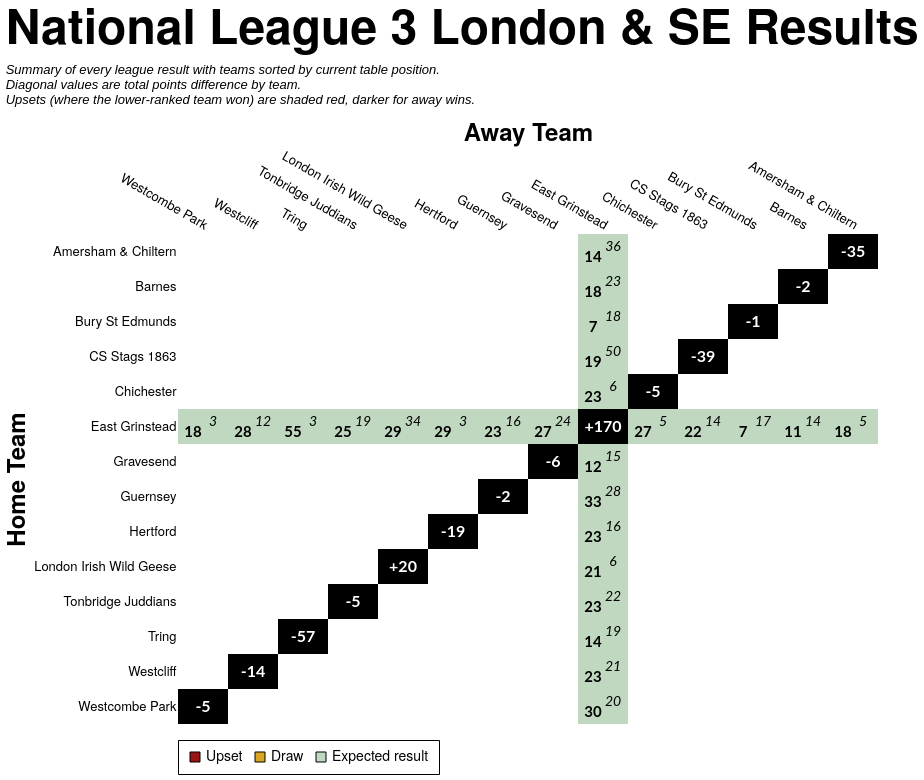

Express this chart as Vega-Lite.
### Vega-Lite specification from a JSON file in a GitHub repository (floating-point values rounded to 4 significant figures; data arrays with more than 128 entries replaced by an {"elided": "..."} marker saying what was removed)
{"config": {"axis": {"labelFont": "PT Sans Narrow, Helvetica Neue, Helvetica, Arial, sans-serif", "titleFont": "PT Sans Narrow, Helvetica Neue, Helvetica, Arial, sans-serif", "labelFontSize": 13, "titleFontSize": 24, "gridColor": "#202947", "gridOpacity": 0.2, "zindex": 1}, "text": {"font": "Lato, sans-serif"}, "bar": {"cornerRadiusEnd": 5}, "header": {"labelFont": "PT Sans Narrow, Helvetica Neue, Helvetica, Arial, sans-serif", "titleFont": "PT Sans Narrow, Helvetica Neue, Helvetica, Arial, sans-serif", "labelFontSize": 24, "titleFontSize": 28, "labelFontWeight": "bold", "orient": "left"}, "legend": {"labelFont": "PT Sans Narrow, Helvetica Neue, Helvetica, Arial, sans-serif", "titleFont": "PT Sans Narrow, Helvetica Neue, Helvetica, Arial, sans-serif", "labelFontSize": 14, "titleFontSize": 16, "titlePadding": 5, "fillColor": "white", "strokeColor": "black", "padding": 10, "titleFontWeight": "lighter", "titleFontStyle": "italic", "titleColor": "gray", "offset": 10}, "title": {"font": "PT Sans Narrow, Helvetica Neue, Helvetica, Arial, sans-serif", "fontSize": 48, "fontWeight": "bold", "anchor": "start", "align": "center", "titlePadding": 20, "subtitlePadding": 10, "subtitleFontSize": 13, "subtitleColor": "", "subtitleFontStyle": "italic", "offset": 15, "color": "black"}, "axisX": {"labelAngle": 0}, "facet": {"title": null, "header": null, "align": {"row": "each", "column": "each"}, "spacing": 10}, "resolve": {"scale": {"y": "independent", "facet": "independent"}}, "background": "transparent", "scale": {"offsetBandPaddingOuter": 0.2, "offsetBandPaddingInner": 0.1}, "view": {"stroke": null, "background": "transparent"}}, "layer": [{"data": {"name": "data-b9bed5441c77c717068a35be651b7b58"}, "mark": {"type": "rect"}, "encoding": {"color": {"field": "unexpected_result", "legend": {"labelExpr": "datum.value === 'Upset (Away Win)' ? 'Upset' : datum.value", "labelLimit": 220, "offset": 16, "orient": "bottom", "symbolStrokeColor": "black", "symbolStrokeWidth": 1, "values": ["Upset (Away Win)", "Draw", "Expected result"]}, "scale": {"domain": ["Expected result", "Upset (Home Win)", "Upset (Away Win)", "Draw", "To be played", "N/A"], "range": ["#146f1444", "#991515bb", "#991515", "goldenrod", "white", "black"]}, "title": null, "type": "nominal"}, "opacity": {"condition": {"test": "datum.home_team == param_30.home_team || datum.away_team == param_30.home_team || !isValid(param_30.home_team)", "value": 1.0}, "value": 0.1}, "tooltip": [{"field": "home_team", "title": "Home", "type": "nominal"}, {"field": "away_team", "title": "Away", "type": "nominal"}, {"field": "home_score_text", "title": "Home Score", "type": "nominal"}, {"field": "away_score_text", "title": "Away Score", "type": "nominal"}, {"field": "result", "title": "Result", "type": "nominal"}, {"field": "unexpected_result", "title": "Unexpectedness", "type": "nominal"}, {"field": "date", "format": "%d %b %Y", "title": "Date", "type": "temporal"}], "x": {"axis": {"domain": false, "grid": false, "labelAngle": 30, "orient": "top", "ticks": false}, "field": "away_team", "sort": ["Westcombe Park", "Westcliff", "Tring", "Tonbridge Juddians", "London Irish Wild Geese", "Hertford", "Guernsey", "Gravesend", "East Grinstead", "Chichester", "CS Stags 1863", "Bury St Edmunds", "Barnes", "Amersham & Chiltern"], "title": "Away Team", "type": "nominal"}, "y": {"axis": {"domain": false, "grid": false, "ticks": false}, "field": "home_team", "sort": ["Amersham & Chiltern", "Barnes", "Bury St Edmunds", "CS Stags 1863", "Chichester", "East Grinstead", "Gravesend", "Guernsey", "Hertford", "London Irish Wild Geese", "Tonbridge Juddians", "Tring", "Westcliff", "Westcombe Park"], "title": "Home Team", "type": "nominal"}}, "name": "view_31"}, {"data": {"name": "data-b9bed5441c77c717068a35be651b7b58"}, "mark": {"type": "text", "fontStyle": "italic", "size": 14, "xOffset": 10, "yOffset": -5}, "encoding": {"color": {"condition": {"test": "(datum.home_team == param_30.home_team || datum.away_team == param_30.home_team || !isValid(param_30.home_team)) && datum.unexpected_result == 'Expected result'", "value": "black"}, "value": "white"}, "text": {"field": "away_score_text", "type": "nominal"}, "x": {"field": "away_team", "sort": ["Westcombe Park", "Westcliff", "Tring", "Tonbridge Juddians", "London Irish Wild Geese", "Hertford", "Guernsey", "Gravesend", "East Grinstead", "Chichester", "CS Stags 1863", "Bury St Edmunds", "Barnes", "Amersham & Chiltern"], "type": "nominal"}, "y": {"field": "home_team", "sort": ["Amersham & Chiltern", "Barnes", "Bury St Edmunds", "CS Stags 1863", "Chichester", "East Grinstead", "Gravesend", "Guernsey", "Hertford", "London Irish Wild Geese", "Tonbridge Juddians", "Tring", "Westcliff", "Westcombe Park"], "type": "nominal"}}, "transform": [{"filter": "datum.away_score_text != '' && datum.away_score_text != 'WO'"}]}, {"data": {"name": "data-b9bed5441c77c717068a35be651b7b58"}, "mark": {"type": "text", "size": 12, "xOffset": 10, "yOffset": -5}, "encoding": {"color": {"condition": {"test": "(datum.home_team == param_30.home_team || datum.away_team == param_30.home_team || !isValid(param_30.home_team)) && datum.unexpected_result == 'Expected result'", "value": "black"}, "value": "white"}, "text": {"field": "away_score_text", "type": "nominal"}, "x": {"field": "away_team", "sort": ["Westcombe Park", "Westcliff", "Tring", "Tonbridge Juddians", "London Irish Wild Geese", "Hertford", "Guernsey", "Gravesend", "East Grinstead", "Chichester", "CS Stags 1863", "Bury St Edmunds", "Barnes", "Amersham & Chiltern"], "type": "nominal"}, "y": {"field": "home_team", "sort": ["Amersham & Chiltern", "Barnes", "Bury St Edmunds", "CS Stags 1863", "Chichester", "East Grinstead", "Gravesend", "Guernsey", "Hertford", "London Irish Wild Geese", "Tonbridge Juddians", "Tring", "Westcliff", "Westcombe Park"], "type": "nominal"}}, "transform": [{"filter": "datum.away_score_text == 'WO'"}]}, {"data": {"name": "data-b9bed5441c77c717068a35be651b7b58"}, "mark": {"type": "text", "fontWeight": "bold", "size": 15, "xOffset": -10, "yOffset": 5}, "encoding": {"color": {"condition": {"test": "(datum.home_team == param_30.home_team || datum.away_team == param_30.home_team || !isValid(param_30.home_team)) && datum.unexpected_result == 'Expected result'", "value": "black"}, "value": "white"}, "text": {"field": "home_score_text", "type": "nominal"}, "x": {"field": "away_team", "sort": ["Westcombe Park", "Westcliff", "Tring", "Tonbridge Juddians", "London Irish Wild Geese", "Hertford", "Guernsey", "Gravesend", "East Grinstead", "Chichester", "CS Stags 1863", "Bury St Edmunds", "Barnes", "Amersham & Chiltern"], "type": "nominal"}, "y": {"field": "home_team", "sort": ["Amersham & Chiltern", "Barnes", "Bury St Edmunds", "CS Stags 1863", "Chichester", "East Grinstead", "Gravesend", "Guernsey", "Hertford", "London Irish Wild Geese", "Tonbridge Juddians", "Tring", "Westcliff", "Westcombe Park"], "type": "nominal"}}, "transform": [{"filter": "datum.home_score_text != '' && datum.home_score_text != 'WO'"}]}, {"data": {"name": "data-b9bed5441c77c717068a35be651b7b58"}, "mark": {"type": "text", "size": 12, "xOffset": -10, "yOffset": 5}, "encoding": {"color": {"condition": {"test": "(datum.home_team == param_30.home_team || datum.away_team == param_30.home_team || !isValid(param_30.home_team)) && datum.unexpected_result == 'Expected result'", "value": "black"}, "value": "white"}, "text": {"field": "home_score_text", "type": "nominal"}, "x": {"field": "away_team", "sort": ["Westcombe Park", "Westcliff", "Tring", "Tonbridge Juddians", "London Irish Wild Geese", "Hertford", "Guernsey", "Gravesend", "East Grinstead", "Chichester", "CS Stags 1863", "Bury St Edmunds", "Barnes", "Amersham & Chiltern"], "type": "nominal"}, "y": {"field": "home_team", "sort": ["Amersham & Chiltern", "Barnes", "Bury St Edmunds", "CS Stags 1863", "Chichester", "East Grinstead", "Gravesend", "Guernsey", "Hertford", "London Irish Wild Geese", "Tonbridge Juddians", "Tring", "Westcliff", "Westcombe Park"], "type": "nominal"}}, "transform": [{"filter": "datum.home_score_text == 'WO'"}]}, {"data": {"name": "data-af840ead6576dadad1709cd036a1cf18"}, "mark": {"type": "text", "color": "white", "fontWeight": "bold", "size": 16}, "encoding": {"text": {"field": "display_text", "type": "nominal"}, "tooltip": [{"field": "home_team", "title": "Team", "type": "nominal"}, {"field": "display_text", "title": "Points Difference", "type": "nominal"}], "x": {"field": "away_team", "sort": ["Westcombe Park", "Westcliff", "Tring", "Tonbridge Juddians", "London Irish Wild Geese", "Hertford", "Guernsey", "Gravesend", "East Grinstead", "Chichester", "CS Stags 1863", "Bury St Edmunds", "Barnes", "Amersham & Chiltern"], "type": "nominal"}, "y": {"field": "home_team", "sort": ["Amersham & Chiltern", "Barnes", "Bury St Edmunds", "CS Stags 1863", "Chichester", "East Grinstead", "Gravesend", "Guernsey", "Hertford", "London Irish Wild Geese", "Tonbridge Juddians", "Tring", "Westcliff", "Westcombe Park"], "type": "nominal"}}}], "height": {"step": 35}, "params": [{"name": "param_30", "select": {"type": "point", "clear": "dblclick", "fields": ["home_team"], "on": "click"}, "value": null, "views": ["view_31"]}], "title": {"text": "National League 3 London & SE Results", "subtitle": ["Summary of every league result with teams sorted by current table position.", "Diagonal values are total points difference by team.", "Upsets (where the lower-ranked team won) are shaded red, darker for away wins."]}, "width": {"step": 50}, "$schema": "https://vega.github.io/schema/vega-lite/v5.20.1.json", "datasets": {"data-b9bed5441c77c717068a35be651b7b58": {"elided": "196 records"}, "data-af840ead6576dadad1709cd036a1cf18": [{"home_team": "Amersham & Chiltern", "away_team": "Amersham & Chiltern", "match_id": null, "date": "", "home_score": null, "away_score": null, "home_walkover": null, "away_walkover": null, "result": "N/A", "home_score_text": "", "away_score_text": "", "wo_result": "", "score_text": "", "display_text": "-35", "is_diagonal": true, "result_simple": "N/A", "unexpected_result": "N/A", "unexpected_opacity": 1.0}, {"home_team": "Barnes", "away_team": "Barnes", "match_id": null, "date": "", "home_score": null, "away_score": null, "home_walkover": null, "away_walkover": null, "result": "N/A", "home_score_text": "", "away_score_text": "", "wo_result": "", "score_text": "", "display_text": "-2", "is_diagonal": true, "result_simple": "N/A", "unexpected_result": "N/A", "unexpected_opacity": 1.0}, {"home_team": "Bury St Edmunds", "away_team": "Bury St Edmunds", "match_id": null, "date": "", "home_score": null, "away_score": null, "home_walkover": null, "away_walkover": null, "result": "N/A", "home_score_text": "", "away_score_text": "", "wo_result": "", "score_text": "", "display_text": "-1", "is_diagonal": true, "result_simple": "N/A", "unexpected_result": "N/A", "unexpected_opacity": 1.0}, {"home_team": "CS Stags 1863", "away_team": "CS Stags 1863", "match_id": null, "date": "", "home_score": null, "away_score": null, "home_walkover": null, "away_walkover": null, "result": "N/A", "home_score_text": "", "away_score_text": "", "wo_result": "", "score_text": "", "display_text": "-39", "is_diagonal": true, "result_simple": "N/A", "unexpected_result": "N/A", "unexpected_opacity": 1.0}, {"home_team": "Chichester", "away_team": "Chichester", "match_id": null, "date": "", "home_score": null, "away_score": null, "home_walkover": null, "away_walkover": null, "result": "N/A", "home_score_text": "", "away_score_text": "", "wo_result": "", "score_text": "", "display_text": "-5", "is_diagonal": true, "result_simple": "N/A", "unexpected_result": "N/A", "unexpected_opacity": 1.0}, {"home_team": "East Grinstead", "away_team": "East Grinstead", "match_id": null, "date": "", "home_score": null, "away_score": null, "home_walkover": null, "away_walkover": null, "result": "N/A", "home_score_text": "", "away_score_text": "", "wo_result": "", "score_text": "", "display_text": "+170", "is_diagonal": true, "result_simple": "N/A", "unexpected_result": "N/A", "unexpected_opacity": 1.0}, {"home_team": "Gravesend", "away_team": "Gravesend", "match_id": null, "date": "", "home_score": null, "away_score": null, "home_walkover": null, "away_walkover": null, "result": "N/A", "home_score_text": "", "away_score_text": "", "wo_result": "", "score_text": "", "display_text": "-6", "is_diagonal": true, "result_simple": "N/A", "unexpected_result": "N/A", "unexpected_opacity": 1.0}, {"home_team": "Guernsey", "away_team": "Guernsey", "match_id": null, "date": "", "home_score": null, "away_score": null, "home_walkover": null, "away_walkover": null, "result": "N/A", "home_score_text": "", "away_score_text": "", "wo_result": "", "score_text": "", "display_text": "-2", "is_diagonal": true, "result_simple": "N/A", "unexpected_result": "N/A", "unexpected_opacity": 1.0}, {"home_team": "Hertford", "away_team": "Hertford", "match_id": null, "date": "", "home_score": null, "away_score": null, "home_walkover": null, "away_walkover": null, "result": "N/A", "home_score_text": "", "away_score_text": "", "wo_result": "", "score_text": "", "display_text": "-19", "is_diagonal": true, "result_simple": "N/A", "unexpected_result": "N/A", "unexpected_opacity": 1.0}, {"home_team": "London Irish Wild Geese", "away_team": "London Irish Wild Geese", "match_id": null, "date": "", "home_score": null, "away_score": null, "home_walkover": null, "away_walkover": null, "result": "N/A", "home_score_text": "", "away_score_text": "", "wo_result": "", "score_text": "", "display_text": "+20", "is_diagonal": true, "result_simple": "N/A", "unexpected_result": "N/A", "unexpected_opacity": 1.0}, {"home_team": "Tonbridge Juddians", "away_team": "Tonbridge Juddians", "match_id": null, "date": "", "home_score": null, "away_score": null, "home_walkover": null, "away_walkover": null, "result": "N/A", "home_score_text": "", "away_score_text": "", "wo_result": "", "score_text": "", "display_text": "-5", "is_diagonal": true, "result_simple": "N/A", "unexpected_result": "N/A", "unexpected_opacity": 1.0}, {"home_team": "Tring", "away_team": "Tring", "match_id": null, "date": "", "home_score": null, "away_score": null, "home_walkover": null, "away_walkover": null, "result": "N/A", "home_score_text": "", "away_score_text": "", "wo_result": "", "score_text": "", "display_text": "-57", "is_diagonal": true, "result_simple": "N/A", "unexpected_result": "N/A", "unexpected_opacity": 1.0}, {"home_team": "Westcliff", "away_team": "Westcliff", "match_id": null, "date": "", "home_score": null, "away_score": null, "home_walkover": null, "away_walkover": null, "result": "N/A", "home_score_text": "", "away_score_text": "", "wo_result": "", "score_text": "", "display_text": "-14", "is_diagonal": true, "result_simple": "N/A", "unexpected_result": "N/A", "unexpected_opacity": 1.0}, {"home_team": "Westcombe Park", "away_team": "Westcombe Park", "match_id": null, "date": "", "home_score": null, "away_score": null, "home_walkover": null, "away_walkover": null, "result": "N/A", "home_score_text": "", "away_score_text": "", "wo_result": "", "score_text": "", "display_text": "-5", "is_diagonal": true, "result_simple": "N/A", "unexpected_result": "N/A", "unexpected_opacity": 1.0}]}}
